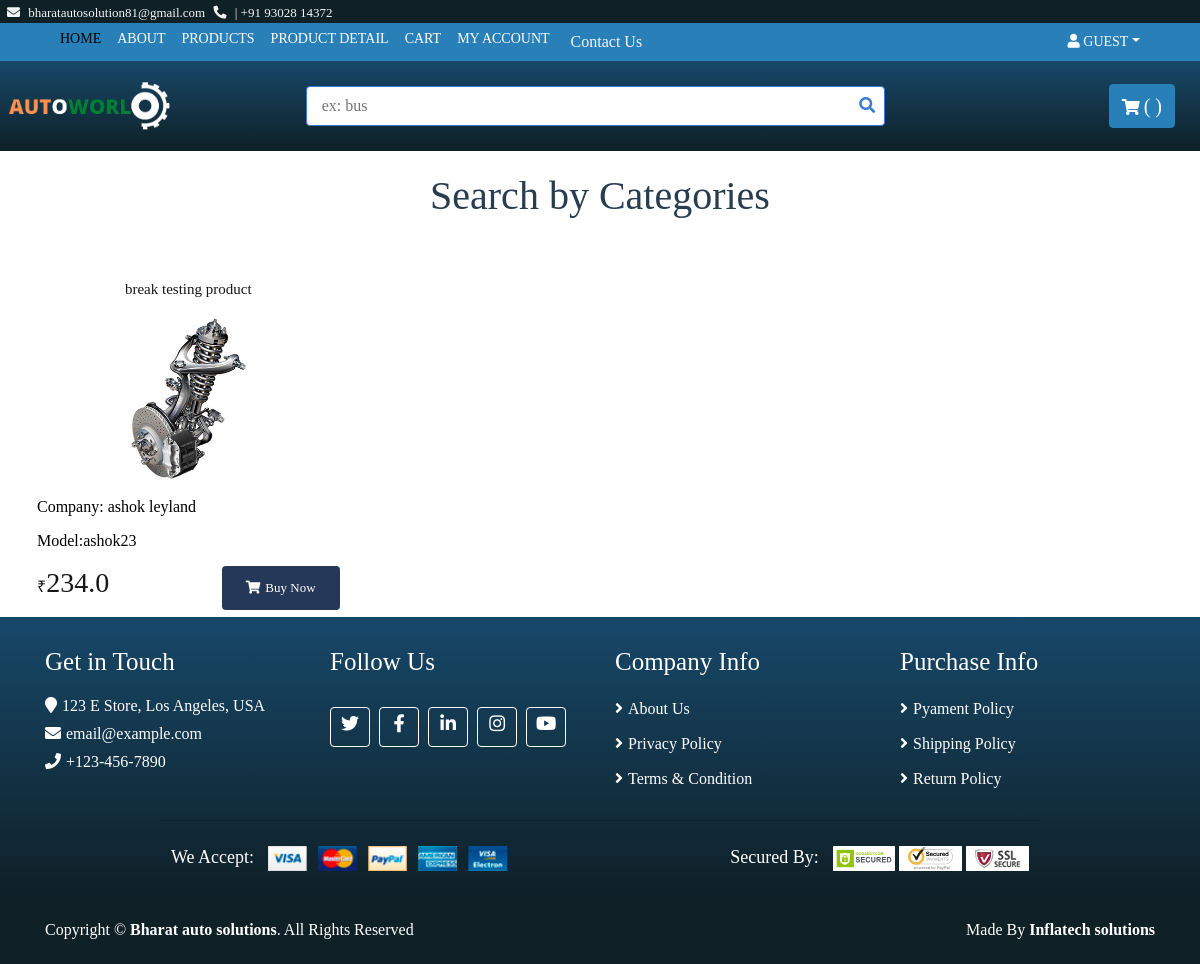
Page /category/brake-system/ on the committed database.
### base/models.py (models this page shows, shortened)
class Product(models.Model):
    vehicaltype=models.ForeignKey(TypeOfVehicle, blank=False, on_delete=models.RESTRICT)
    manufacturer=models.ForeignKey(Manufacturer, blank=False, on_delete=models.RESTRICT)
    vmodel=models.ForeignKey(CarModel, blank=False, on_delete=models.RESTRICT)
    myear=models.ForeignKey(Year, on_delete=models.RESTRICT)
    brand=models.CharField(max_length=200, blank=True, null=True )
    category=models.ForeignKey(Category, on_delete=models.RESTRICT)
    title=models.CharField(max_length=255, help_text=('required'))
    desc=models.TextField(blank=True, null=True, verbose_name=('desciptions'))
    regular_price=models.DecimalField(max_digits=6, decimal_places=1)
    descount_price=models.DecimalField(max_digits=6, decimal_places=1, blank=True )
    is_active=models.BooleanField(default=True)
    slug=models.SlugField(blank=True, null=True)
    def __str__(self):
        return str(self.title)

class ProductImage(models.Model):
    product=models.ForeignKey(Product, on_delete=models.CASCADE, related_name="product_image")
    image=models.ImageField(
        verbose_name='image',
        help_text="upload a product image",
        upload_to="images/",
        null=True,
        blank=True,
    )
    is_feature=models.BooleanField(default=False)
    created_at=models.DateTimeField(auto_now=True)

class Manufacturer(models.Model):
    name_of_Manufacturer=models.CharField(max_length=200, unique=True, blank=False)
    vehicaltype=models.ForeignKey(TypeOfVehicle, on_delete=models.RESTRICT)
    slug=models.SlugField(blank=True, null=True)
    def __str__(self):
        return str(self.name_of_Manufacturer)

class CarModel(models.Model):
    manufacturer = models.ForeignKey(Manufacturer, on_delete=models.RESTRICT)
    model_name=models.CharField(max_length=200, blank=False, unique=True)
    slug=models.SlugField(blank=True, null=True)
    def __str__(self):
        return str(self.model_name)

### base/views.py (the view)
# urls.py: path('category/<slug:slug>/', views.category, name='category'),
def category(request, slug=None):
    cate=Category.objects.get(slug=slug)
    products=Product.objects.filter(category=cate.id)
    print (slug)
    return render(request, 'category.html', {'pro':products})

### templates/category.html (shortened to what this page needs)
{% extends 'base.html' %}
{% block content %}
<div class="container">
    <div class="product">
        <div class="section-header">
            <h1>Search by Categories</h1>
        </div>
        <div class="row">
            {% for i in pro %}
            <div class="product-item">
                <div class="product-title">
                    <a href="#">{{i}}</a>
                </div>
                {% for image in i.product_image.all %}
                {% if image.is_feature %}
                <div class="product-image">
                    <a href="{% url 'product' pk=i.id %}">
                        <img src="{{ image.image.url }}" alt="Product Image" height="200px" width="50px">
                    </a>
                </div>
                {% endif %}
                {% endfor %}
                <div>
                    <p>Company: {{i.manufacturer}}</p>
                    <p>Model:{{i.vmodel}}</p>
                </div>
                <div class="product-price">
                    <h3><span>&#8377</span>{{i.regular_price}}</h3>
                    <button data-product="{{i.id}}" data-action="add" class="btn update-cart">
                    <a class="btn" href=""><i class="fa fa-shopping-cart"></i>Buy Now</a>
                    </button>
                </div>
            </div>
        </div>
            {% endfor %}
        </div>
        </div>
    {% endblock %}

### static/styles/main.css (style rules this page uses)
body { color: rgb(0, 0, 0); font-family:'Times New Roman'; font-weight: 400; background: #ffffff; font-size: 16px; line-height: normal; }
a { color: #0f2027; }
h1 { font-family:'Times New Roman'; font-weight: 400; }
.section-header { font-size: 36px; color: #283d50; text-align: center; font-weight: 500; position: relative; }
.btn { color: whitesmoke; background: #2980B9; border: 1px solid #2980B9; }
.product-item { position: relative; padding: 7px; }
.product-item .product-title { text-align: center; transition: all .3s; }
.product-item .product-title a, .product-item .product-title .ratting { position: relative; width: 100%; }
.product-item .product-title a { margin-bottom: 5px; color: #171717; font-size: 15px; }
.product-item .product-image { position: relative; overflow: hidden; }
.product-item .product-image a { display: block; background: #ffffff; transition: .3s; }
.product-item .product-image img { width: 100%; transition: all .3s; }
.product-item .product-price { transition: all .3s; }
.product-item .product-price h3 { display: inline-block; color: #171717; margin: 0; }
.product-item .product-price h3 span { font-size: 16px; }
.product-item .product-price .btn { float: right; border: none; color: #ffffff; background: #26385A; font-size: 13px; }
.product-item .product-price .btn i { margin-right: 5px; }
.product .section-header { margin-bottom: 30px; padding: 20px 30px 15px 30px; background: #ffffff; }

### rows in the picture
Product: title "break testing product", manufacturer "ashok leyland", vmodel "ashok23", regular_price "234.0"
ProductImage: image (picture)
